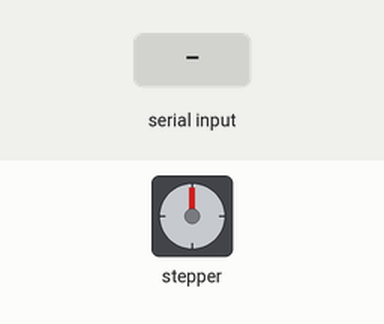
Recording of a sketch running on a simulated Arduino Uno, built with avr-gcc and run on an emulated ATmega328P. Parts: stepper motor. Wiring (inferred from the names in the program): stepper motor driver (200 steps per turn assumed): step pin 3; direction pin 2; enable pin 8. The test bench sets the inputs (shaded band). What the sketch prints to the serial monitor is not drawn.

Above: at 1.2 s.
1.3 s: "CW,150\n" received over Serial
At 2.7 s:
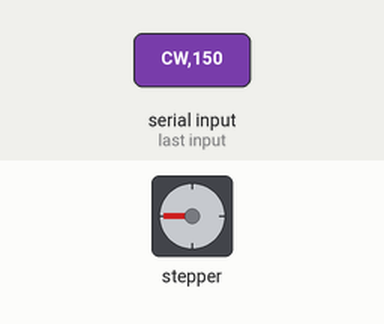
3.1 s: "90,45\n" received over Serial
At 4.3 s:
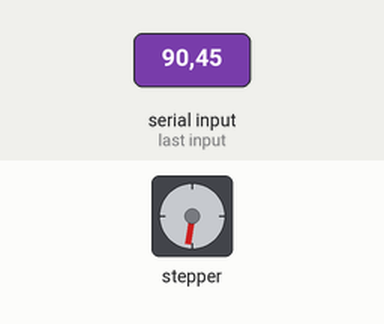
4.6 s: "CW,150\n" received over Serial
At 5.2 s:
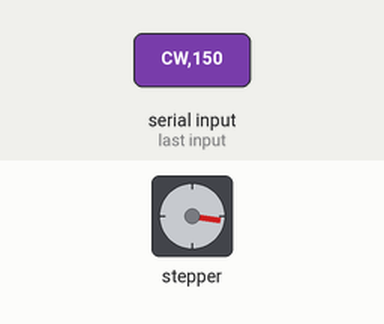
6.4 s: "CW,1\n" received over Serial
At 7.5 s:
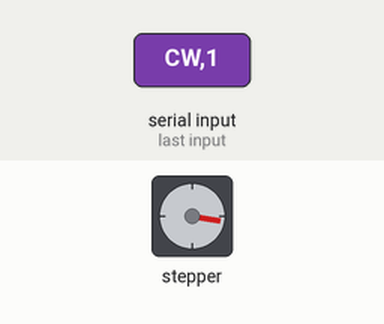
Timing chart, 0 to 8.9 s (numbered marks = the images above; inputs shaded):
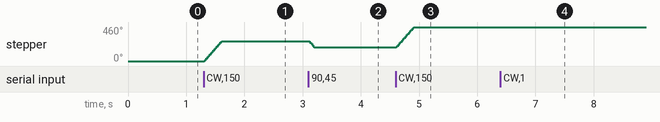

Measured:
- after the input at 1.3 s, stepper: turns 270° clockwise in 0.30 s, starting at once
- after the input at 3.1 s, stepper: turns 81° counter-clockwise, starting at once
- after the input at 4.6 s, stepper: turns 270° clockwise in 0.30 s, starting at once

The sketch:

10.25.ino
```cpp
const int dirPin = 2;
const int stepPin = 3;
const int enablePin = 8;   // ENABLE 핀 (모터 드라이버 활성화/비활성화)

const int stepsPerRevolution = 200;  // 1회전(360도)에 필요한 스텝 수

void setup() {
  pinMode(stepPin, OUTPUT);
  pinMode(dirPin, OUTPUT);
  pinMode(enablePin, OUTPUT);  // ENABLE 핀 출력 모드 설정

  // 모터 초기 상태 설정 (모터 정지)
  digitalWrite(enablePin, HIGH);  // 초기 상태: 모터 드라이버 비활성화
  digitalWrite(stepPin, LOW);
  digitalWrite(dirPin, LOW);

  Serial.begin(9600);  // 시리얼 통신을 9600 보드레이트로 설정
}

void loop() {
  if (Serial.available() > 0) {
    String input = Serial.readStringUntil('\n');  // 개행 문자까지 읽음
    input.trim();  // 공백 제거

    int commaIndex = input.indexOf(',');  // 쉼표 위치 찾기
    if (commaIndex > 0) {
      String direction = input.substring(0, commaIndex);  // 방향 정보 (CW 또는 CCW)
      int steps = input.substring(commaIndex + 1).toInt();

      // 유효한 각도 값이면 모터 회전
      if (steps > 0) {
        digitalWrite(enablePin, LOW);  // 모터 드라이버 활성화
        rotateMotor(steps, direction);  // 입력된 각도와 방향에 따라 모터 회전
        digitalWrite(enablePin, HIGH);  // 모터 드라이버 비활성화
      } else {
        Serial.println("유효하지 않은 각도입니다.");  // 오류 메시지 출력
      }
    } else {
      Serial.println("유효하지 않은 입력 형식입니다.");  // 쉼표가 없을 경우 오류 메시지
    }

    Serial.flush();
    delay(500);
  }
}

// 모터 회전 함수
void rotateMotor(int steps, String direction) {
  digitalWrite(dirPin, direction == "CW" ? HIGH : LOW);

  for (int i = 0; i < steps; i++) {
    digitalWrite(stepPin, HIGH);
    delayMicroseconds(1000);  // 펄스 유지 시간
    digitalWrite(stepPin, LOW);
    delayMicroseconds(1000);  // 펄스 간 간격
  }
  delay(500);  // 모터 회전 후 2초 대기
  Serial.println("모터 회전 완료");
}
```
